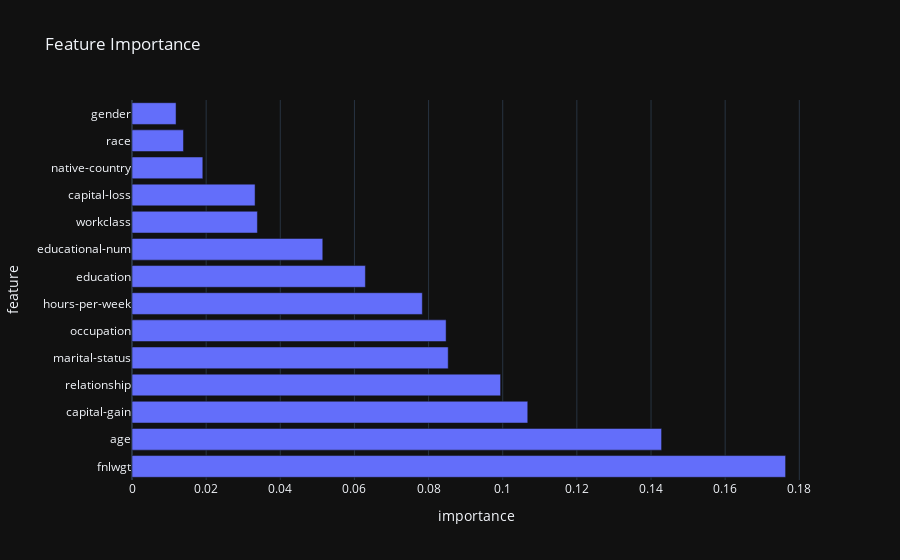

The notebook cell saved with this chart:
### Code cell
def plot_feature_importance(df, target):
    """
    Trains a random forest classifier on the input data and target column, and plots
    the feature importance using a horizontal bar chart.

    Parameters:
    data (pandas.DataFrame): input data
    target_col (str): name of the target column

    Returns:
    None
    """
    te = TargetEncoder()
    #split target from data
    x = df.drop(columns=[target])
    y = df[target]
    x = te.fit_transform(x, y)
    #train random forest classifier / regressor depending on task type
    #TODO: werkend voor regression maken (afhangend van dtypes)
    rf = RandomForestClassifier(n_jobs=-1)
    rf.fit(x, y)

    #obtain feature importances
    feature_importances = rf.feature_importances_

    #create df from them
    df_feature_importances = pd.DataFrame({
        'feature': x.columns,
        'importance': feature_importances
    })

    #horizontal barchart
    fig = px.bar(df_feature_importances.sort_values('importance', ascending=False),
                 x='importance', y='feature', orientation='h',
                 title='Feature Importance')
    return fig

from category_encoders.target_encoder import TargetEncoder
fig = plot_feature_importance(data, 'income')
fig.show()

### Figure 1 — Plotly figure (JSON) as saved in the notebook; plotly's stock layout.template omitted (floating-point values rounded to 4 significant figures)
{"data": [{"alignmentgroup": "True", "hovertemplate": "importance=%{x}<br>feature=%{y}<extra></extra>", "legendgroup": "", "marker": {"color": "#636efa", "pattern": {"shape": ""}}, "name": "", "offsetgroup": "", "orientation": "h", "showlegend": false, "textposition": "auto", "x": [0.1763, 0.1429, 0.1068, 0.09943, 0.08529, 0.08473, 0.07831, 0.06295, 0.05146, 0.03383, 0.0332, 0.0191, 0.01389, 0.01189], "xaxis": "x", "y": ["fnlwgt", "age", "capital-gain", "relationship", "marital-status", "occupation", "hours-per-week", "education", "educational-num", "workclass", "capital-loss", "native-country", "race", "gender"], "yaxis": "y", "type": "bar"}], "layout": {"xaxis": {"anchor": "y", "domain": [0.0, 1.0], "title": {"text": "importance"}}, "yaxis": {"anchor": "x", "domain": [0.0, 1.0], "title": {"text": "feature"}}, "legend": {"tracegroupgap": 0}, "title": {"text": "Feature Importance"}, "barmode": "relative"}}
